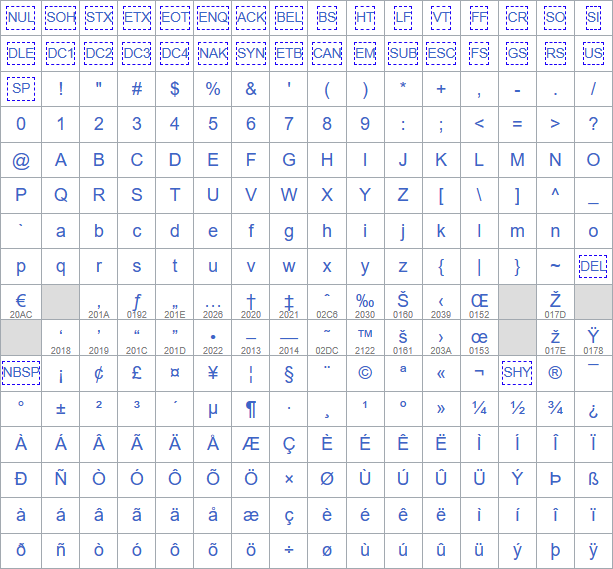
#> input picture misc/windows-1252/build/all_symbols.png, 613 x 569 px
$ python generate_symbols.py
#> lines starting #> are read from the running program, lines starting #| are printed output that depends on the picture; pictures that were not available may be replaced by others from this repository, and a replacement may not be noted
#> in main, img_all_symbols is the input picture: shape (569, 613, 3); mean B, G, R 247.3, 242.2, 240.9
### misc/windows-1252/build/common.py
import os # for file system operations
import cv2 # "pip install opencv-python" for image processing
import numpy # for combining images
from base64 import b64decode # for base64 decoding

# Constants:
num_captchas = 100 # The number of captchas to solve successfully in one session.
num_symbols_per_captcha = 5 # Needs to be less or equal to the total number of symbols 'num_symbols'!
symbol_width = 25
symbol_height = 25
dir_symbols = os.path.abspath('./symbols/') # The directory containing the symbols.
file_path_sample_data = os.path.abspath('./sample_data.png')
dir_patterns = os.path.abspath('./patterns/') # The directory containing the patterns.
num_patterns = 32 # The number of different patterns to overlay over the symbols.
grid_color_grey = [176, 169, 162] # reversed RGB ordering, as used by cv2
color_blue = [0xff, 0x00, 0x00] # the color value for blue used in the symbols.
# Allowed symbols: (Almost) all prinable ascii/ansi according to "Windows codepage 1252"
allowed_symbols = [hex(x)[2:] for x in sorted(set(range(256)).difference(range(0x21), range(0x7F, 0xA1), [0xAD]))]

# Common functions:
def get_symbol_images():
	'''
	Returns the tagged images of all the symbols
	'''
	images = {}
	for idx in allowed_symbols:
		img = cv2.imread(os.path.join(dir_symbols, f'{idx}.png'))
		images[idx] = img
	return images

def concat_images(images):
	'''
	Concatenates all the images horizontally and returns the resulting image.
	'''
	return numpy.concatenate(images, axis=1) # axis=1 => horizontal concatenation

# [11 lines left out: functions base64_png_to_cv2_image, is_white, not called in this run]

### misc/windows-1252/build/generate_symbols.py
#!/usr/bin/python3

import os # for file system operations
import cv2 # "pip install opencv-python" for image processing
import random # for sampling
from common import symbol_width, symbol_height, dir_symbols, file_path_sample_data, allowed_symbols, get_symbol_images, concat_images, dir_patterns, num_patterns, grid_color_grey

# Constants:
file_path_all_symbols = os.path.abspath('./all_symbols.png')
symbol_x_offset = 8
symbol_y_offset = 5
min_points_per_pattern = 8
max_points_per_pattern = 24

def clear_output_directory():
	'''
	Remove all old symbol-data from "./symbols/" to be able to retry the symbol image creation.
	'''
	# Delete all the symbol images (if present):
	for f in os.listdir(dir_symbols):
		os.remove(os.path.join(dir_symbols, f))
	# Delete the sample data image:
	if os.path.exists(file_path_sample_data):
		os.remove(file_path_sample_data)
	# Clear the pattern directory:
	for f in os.listdir(dir_patterns):
		os.remove(os.path.join(dir_patterns, f))

def crop_and_save_symbol(original_image, grid_points, idx):
	'''
	Crops and saves the image for the symbol with ordinal value 'idx'.
	'''
	x_min = grid_points[int(allowed_symbols[idx], 16)][0] + symbol_x_offset
	y_min = grid_points[int(allowed_symbols[idx], 16)][1] + symbol_y_offset
	cropped_img = original_image[y_min:(y_min +  symbol_height), x_min:(x_min + symbol_width)]
	cv2.imwrite(os.path.join(dir_symbols, f'{allowed_symbols[idx]}.png'), cropped_img)

def find_grid_points(img):
	'''
	Returns the grid points, where the top left corner of each symbol is (ordered by their symbol index).
	'''
	img_width = img.shape[1]
#> img_width = 613
	img_height = img.shape[0]
#> img_height = 569
	idx = 0
	grid_points = []
	for y in range(img_height - 1):
		for x in range(img_width - 1):
			# A grid point (x,y) is given by having the color grid_color_grey, as well as the neighbouring pixels to the right (x+1,y)
			# and to the bottom (x,y+1) having the same color.
			if all(img[y, x] == grid_color_grey) and all(img[y + 1, x] == grid_color_grey) and all(img[y, x + 1] == grid_color_grey):
				grid_points += [(x, y)]
				idx += 1
#> after the loop, idx = 256
	return grid_points

def generate_sample_data():
	'''
	Generates a random sample image of all the allowed symbols and saves it as file_path_sample_data.
	'''
	images = get_symbol_images()
	random_order = random.sample(allowed_symbols, len(allowed_symbols))
	sample_data = concat_images([images[idx] for idx in random_order])
	cv2.imwrite(file_path_sample_data, sample_data)

def generate_pattern_point():
	'''
	Generates a single random point for a pattern.
	'''
	x = random.randrange(symbol_width)
	y = random.randrange(symbol_height)
	return (x, y)

def generate_pattern():
	'''
	Generates a single pattern.
	'''
	points = []
	num_points = random.randrange(min_points_per_pattern, max_points_per_pattern + 1)
	for _ in range(num_points):
		point = generate_pattern_point()
		while point in points:
			point = generate_pattern_point()
		points += [point]
	return points

def generate_patterns():
	'''
	Generates random patterns to overlay over the symbols.
	'''
	for num in range(num_patterns):
		pattern = generate_pattern()
		pattern_text = '\n'.join([f'{point[0]}_{point[1]}' for point in pattern])
		with open(os.path.join(dir_patterns, str(num) + '.pat'), 'w') as file_pattern:
			file_pattern.write(pattern_text)

def main():
	# Clear output directory.
	clear_output_directory()
	# Read the src-image for all the images.
	img_all_symbols = cv2.imread(file_path_all_symbols)
	# Determine the top left pixel for each symbol.
	grid_points = find_grid_points(img_all_symbols)
#> grid_points = 256 pairs, first value 0 to 574, second value 0 to 533
	# For each symbol extract the cropped image and save it to the output directory.
	for idx in range(len(allowed_symbols)):
		crop_and_save_symbol(img_all_symbols, grid_points, idx)
#> this loop made 188 passes
#> (x_min in crop_and_save_symbol, y_min in crop_and_save_symbol) on passes 1 to 3: (49, 76), (87, 76), (125, 76)
#> pass 1, in crop_and_save_symbol, `cropped_img = original_image[y_min:(y_min +  symbol_height), x_min:(x_..`:
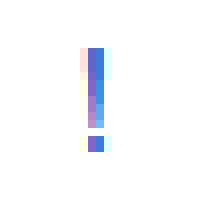
#> cropped_img: shape (25, 25, 3) (shown 8 times larger); mean B, G, R 252.9, 249.9, 248.9
#> pass 2, in crop_and_save_symbol (call 2), `cropped_img = original_image[y_min:(y_min +  symbol_height), x_min:(x_..`:
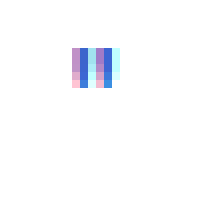
#> cropped_img: shape (25, 25, 3) (shown 8 times larger); mean B, G, R 253.4, 250.9, 250.1
#> pass 3, in crop_and_save_symbol (call 3), `cropped_img = original_image[y_min:(y_min +  symbol_height), x_min:(x_..`:
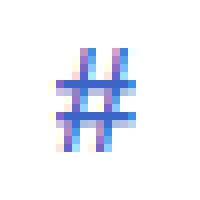
#> cropped_img: shape (25, 25, 3) (shown 8 times larger); mean B, G, R 249.6, 241.3, 238.5
	# Generate sample_data.png
	generate_sample_data()
#> in generate_sample_data, `images = get_symbol_images()`: images = 188 items
	# Generate patterns to obscure the symbols
	generate_patterns()

if __name__ == '__main__':
	main()
